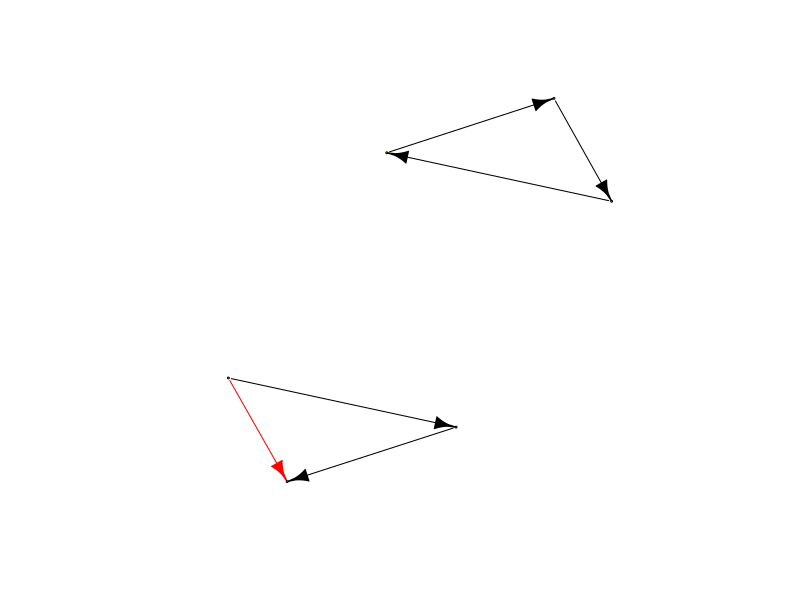
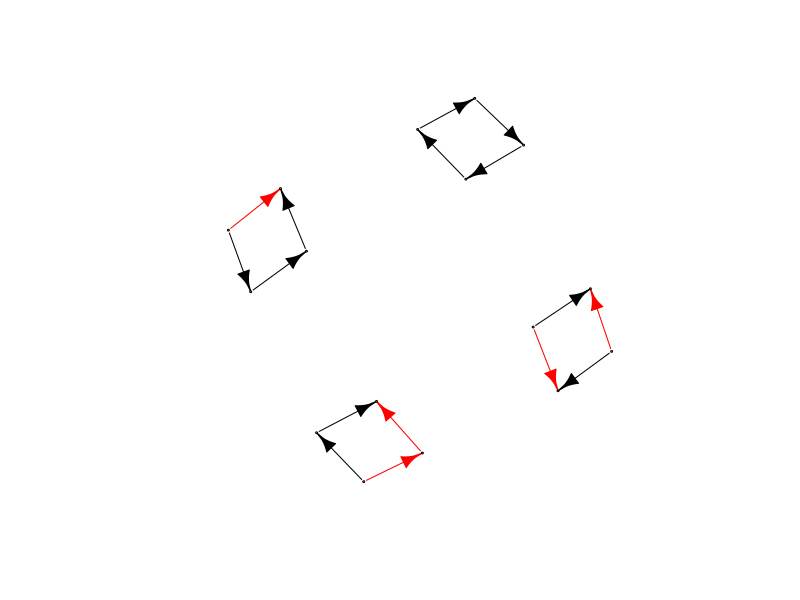
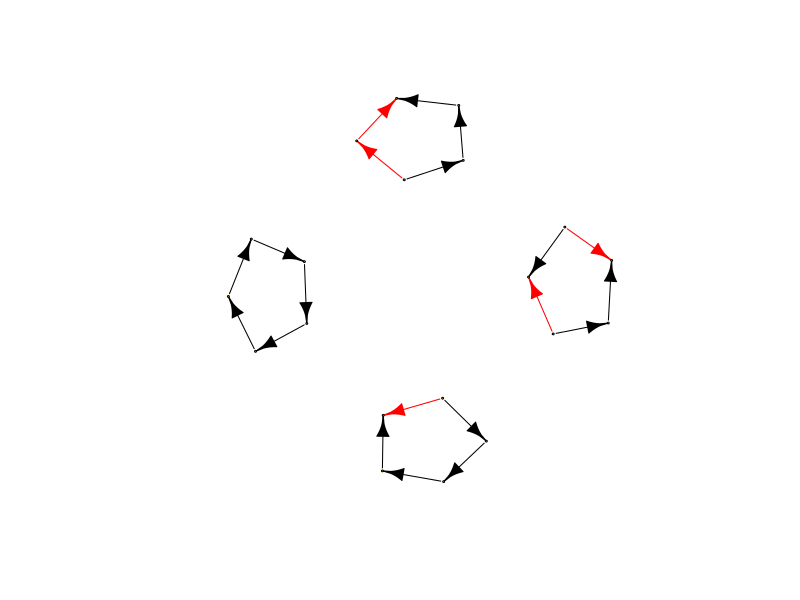
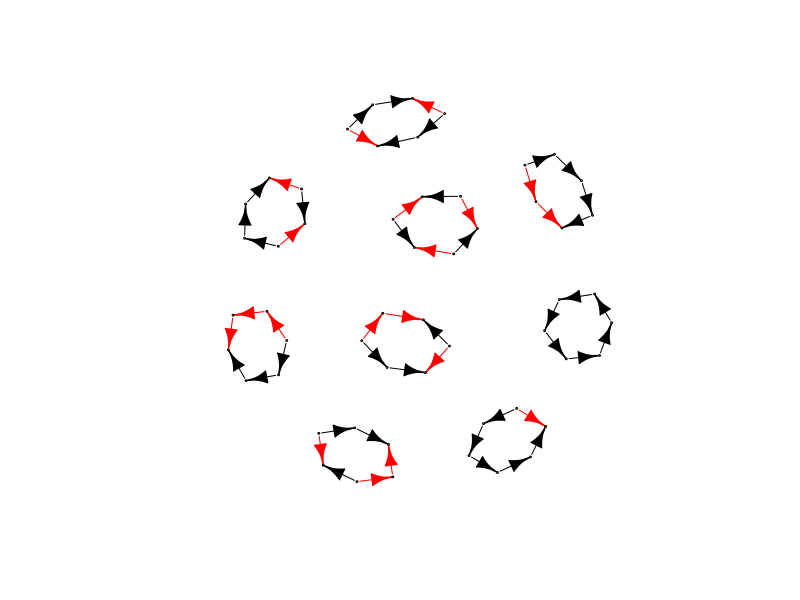

Source code (R) for these figures, in order:
# directed "ring" sub-graph isomorphisms

rm(list=ls())

require(igraph)

.maxLength <- 6

# make isomorphisms up to desired size?
# makeIsomorphisms <- function(ringSize) {
#   base <- igraph::make_ring(n=ringSize, directed=TRUE) %>% 
#     set_edge_attr("color", value="black") %>%
#     set_vertex_attr("label", value=NA)
#   maxSwaps <- ringSize %/% 2 ## integer divide
#   one <- base + edge(2,1, color="red") - edge("1|2")
#   if (maxSwaps > 1) for (swaps in 2:maxSwaps) {
#     
#   }
# }

.makeBase <- function(n) igraph::make_ring(n, directed=TRUE) %>% 
  set_edge_attr("color", value="black") %>%
  set_vertex_attr("label", value=NA) %>%
  set_vertex_attr("size", value=1)

.refFlip <- function(g) g + edge(2,1, color="red") - edge("1|2")

.plotAllIsos <- function(...) plot(Reduce(`+`, list(...)))

.verif <- function(...) combn(list(...), 2, function(elems) print(elems[[1]], elems[[2]]) )

tri <- .makeBase(3)
triAlt <- .refFlip(tri)

.plotAllIsos(tri, triAlt)

quad <- .makeBase(4)
quadAlt <- .refFlip(quad)
quad21 <- quadAlt + edge(3,2,color="red") - edge("2|3")
quad22 <- quadAlt + edge(4,3,color="red") - edge("3|4")

.plotAllIsos(quad,quadAlt,quad21,quad22)

quint <- .makeBase(5)
quintAlt <- .refFlip(quint)
quint21 <- quintAlt + edge(3,2,color="red") - edge("2|3")
quint22 <- quintAlt + edge(4,3,color="red") - edge("3|4")

.plotAllIsos(quint, quintAlt, quint21, quint22)

sext <- .makeBase(6)
sextAlt <- .refFlip(sext)

sext21 <- sextAlt + edge(3,2,color="red") - edge("2|3")
sext22 <- sextAlt + edge(4,3,color="red") - edge("3|4")
sext23 <- sextAlt + edge(5,4,color="red") - edge("4|5")

sext31 <- sext21 + edge(4,3,color="red") - edge("3|4")
sext32 <- sext21 + edge(5,4,color="red") - edge("4|5")
sext33 <- sext22 + edge(5,4,color="red") - edge("4|5")
sext34 <- sext22 + edge(6,5,color="red") - edge("5|6")

.plotAllIsos(sext, sextAlt, sext21, sext22, sext23, sext31, sext32, sext33, sext34)



# store result